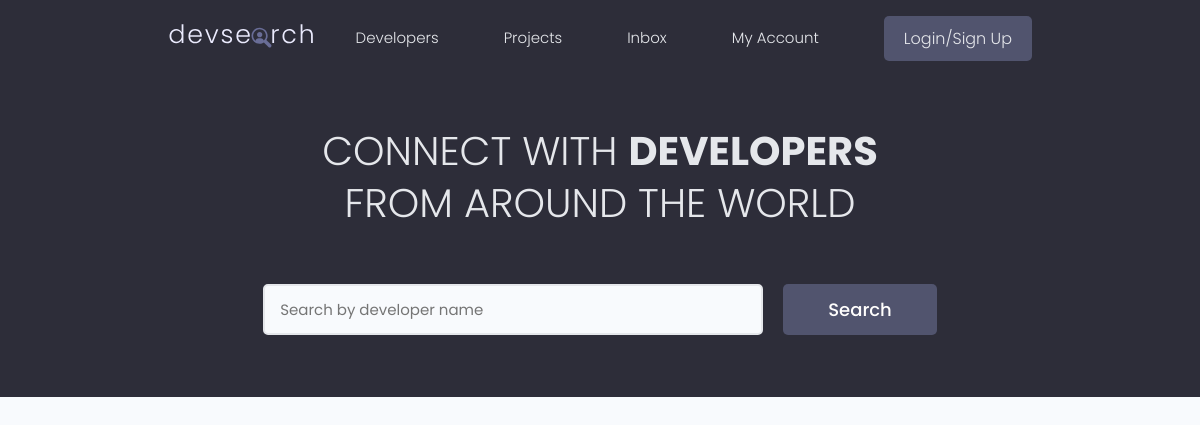
The app's page /, older data.
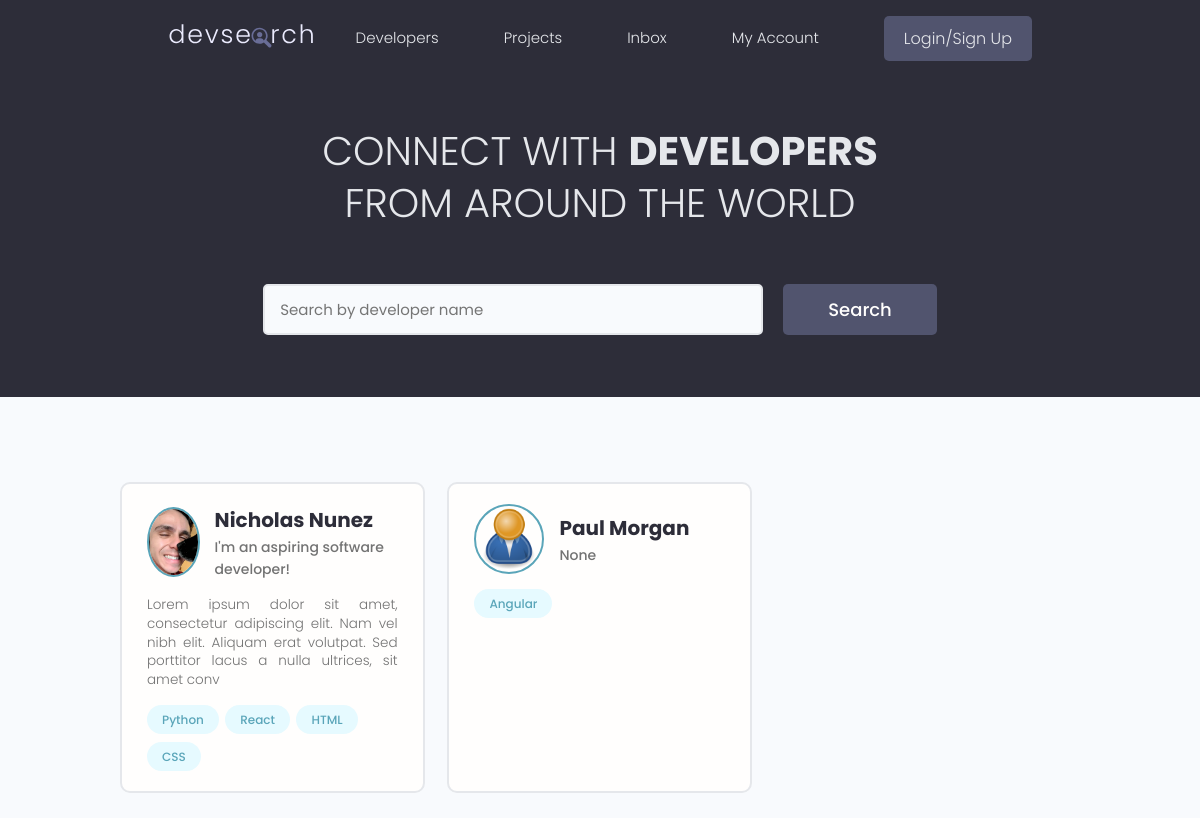
The same page, newer data.
### users/models.py (models this page shows, shortened)
class Profile(models.Model):
    user = models.OneToOneField(User, on_delete=models.CASCADE, null=True, blank=True)
    name = models.CharField(max_length=200, null=True, blank=True)
    email = models.EmailField(max_length=500, null=True, blank=True)
    username = models.CharField(max_length=200, null=True, blank=True)
    location = models.CharField(max_length=200, null=True, blank=True)
    short_intro = models.CharField(max_length=500, null=True, blank=True)
    bio = models.TextField(null=True, blank=True)
    profile_image = models.ImageField(null=True, blank=True, upload_to='profiles/', default='profiles/user-default.png')
    social_github = models.CharField(max_length=200, null=True, blank=True)
    social_twitter = models.CharField(max_length=200, null=True, blank=True)
    social_stackoverflow = models.CharField(max_length=200, null=True, blank=True)
    social_linkedin = models.CharField(max_length=200, null=True, blank=True)
    social_youtube = models.CharField(max_length=200, null=True, blank=True)
    social_website = models.CharField(max_length=200, null=True, blank=True)
    created = models.DateTimeField(auto_now_add=True)
    id = models.UUIDField(default=uuid.uuid4, unique=True, primary_key=True, editable=False)

class Skill(models.Model):
    owner = models.ForeignKey(Profile, on_delete=models.CASCADE, null=True, blank=True)
    name = models.CharField(max_length=200, null=True, blank=True)
    description = models.TextField(null=True, blank=True)
    created = models.DateTimeField(auto_now_add=True)
    id = models.UUIDField(default=uuid.uuid4, unique=True, primary_key=True, editable=False)
    def __str__(self):
        return str(self.name)

### users/views.py (the view)
# urls.py: path('', views.profiles, name="profiles"),
def profiles(request):
    profiles = Profile.objects.all()
    context = {'profiles':profiles}
    return render(request, 'users/profiles.html', context)

### users/templates/users/profiles.html (shortened to what this page needs)
{% extends 'main.html' %}
{% block content %}
  <main class="home">
    <section class="hero-section text-center">
      <div class="container container--narrow">
        <div class="hero-section__box">
          <h2>CONNECT WITH <span>DEVELOPERS</span></h2>
          <h2>FROM AROUND THE WORLD</h2>
        </div>
        <div class="hero-section__search">
          <form class="form" action="#" method="get">
            <div class="form__field">
              <input class="input input--text" id="formInput#search" type="text" name="text"
                placeholder="Search by developer name" />
            </div>
            <input class="btn btn--sub btn--lg" type="submit" value="Search" />
          </form>
        </div>
      </div>
    </section>
    <section class="devlist">
      <div class="container">
        <div class="grid grid--three">
          {% for profile in profiles %}
          <div class="column card">
            <div class="dev">
              <a href="{% url 'profile' profile.id %}" class="card__body">
                <div class="dev__profile">
                  <img class="avatar avatar--md" src="{{ profile.profile_image.url }}" alt="image" />
                  <div class="dev__meta">
                    <h3>{{ profile.name }}</h3>
                    <h5>{{ profile.short_intro }}</h5>
                  </div>
                </div>
                <p class="dev__info">
                  {{ profile.bio | slice:"150"}}
                </p>
                <div class="dev__skills">
                  {% for skill in profile.skill_set.all|slice:"5" %}
                  <span class="tag tag--pill tag--main">
                    <small>{{ skill }}</small>
                  </span>
                  {% endfor %}
                </div>
              </a>
            </div>
          </div>
          {% endfor %}
        </div>
      </div>
    </section>
  </main>
{% endblock %}

Row changes from the older to the newer data that the page shows:
added Profile: profile_image (picture), name "Nicholas Nunez", short_intro "I'm an aspiring software developer!", bio "Lorem ipsum dolor sit amet, consectetur adipiscing elit. Nam vel nibh elit. Aliquam erat volutpat. Sed porttitor lacus a nulla ultrices, sit amet conv"
added Skill: name "Python", shown under "Nicholas Nunez"
added Skill: name "React", shown under "Nicholas Nunez"
added Skill: name "HTML", shown under "Nicholas Nunez"
added Skill: name "CSS", shown under "Nicholas Nunez"
added Profile: profile_image (placeholder picture), name "Paul Morgan", short_intro "None"
added Skill: name "Angular", shown under "Paul Morgan"
